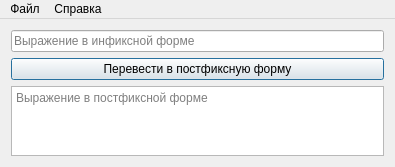
<?xml version="1.0" encoding="UTF-8"?>
<ui version="4.0">
 <class>MainWindow</class>
 <widget class="QMainWindow" name="MainWindow">
  <property name="geometry">
   <rect>
    <x>0</x>
    <y>0</y>
    <width>395</width>
    <height>165</height>
   </rect>
  </property>
  <property name="windowTitle">
   <string>MainWindow</string>
  </property>
  <widget class="QWidget" name="centralWidget">
   <layout class="QVBoxLayout" name="verticalLayout">
    <item>
     <widget class="QLineEdit" name="input_text">
      <property name="placeholderText">
       <string>Выражение в инфиксной форме</string>
      </property>
     </widget>
    </item>
    <item>
     <widget class="QPushButton" name="action_button">
      <property name="enabled">
       <bool>true</bool>
      </property>
      <property name="text">
       <string>Перевести в постфиксную форму</string>
      </property>
      <property name="autoDefault">
       <bool>false</bool>
      </property>
      <property name="default">
       <bool>true</bool>
      </property>
     </widget>
    </item>
    <item>
     <widget class="QTextEdit" name="output">
      <property name="readOnly">
       <bool>true</bool>
      </property>
      <property name="placeholderText">
       <string>Выражение в постфиксной форме</string>
      </property>
     </widget>
    </item>
   </layout>
  </widget>
  <widget class="QMenuBar" name="menuBar">
   <property name="geometry">
    <rect>
     <x>0</x>
     <y>0</y>
     <width>395</width>
     <height>21</height>
    </rect>
   </property>
   <widget class="QMenu" name="menu">
    <property name="title">
     <string>Файл</string>
    </property>
    <addaction name="open"/>
    <addaction name="save"/>
   </widget>
   <widget class="QMenu" name="menu_2">
    <property name="title">
     <string>Справка</string>
    </property>
    <addaction name="prog_info"/>
    <addaction name="about_info"/>
   </widget>
   <addaction name="menu"/>
   <addaction name="menu_2"/>
  </widget>
  <action name="prog_info">
   <property name="text">
    <string>О программе</string>
   </property>
  </action>
  <action name="about_info">
   <property name="text">
    <string>Об авторе</string>
   </property>
  </action>
  <action name="open">
   <property name="text">
    <string>Открыть</string>
   </property>
  </action>
  <action name="save">
   <property name="text">
    <string>Сохранить</string>
   </property>
  </action>
 </widget>
 <layoutdefault spacing="6" margin="11"/>
 <tabstops>
  <tabstop>input_text</tabstop>
  <tabstop>action_button</tabstop>
  <tabstop>output</tabstop>
 </tabstops>
 <resources/>
 <connections/>
</ui>
